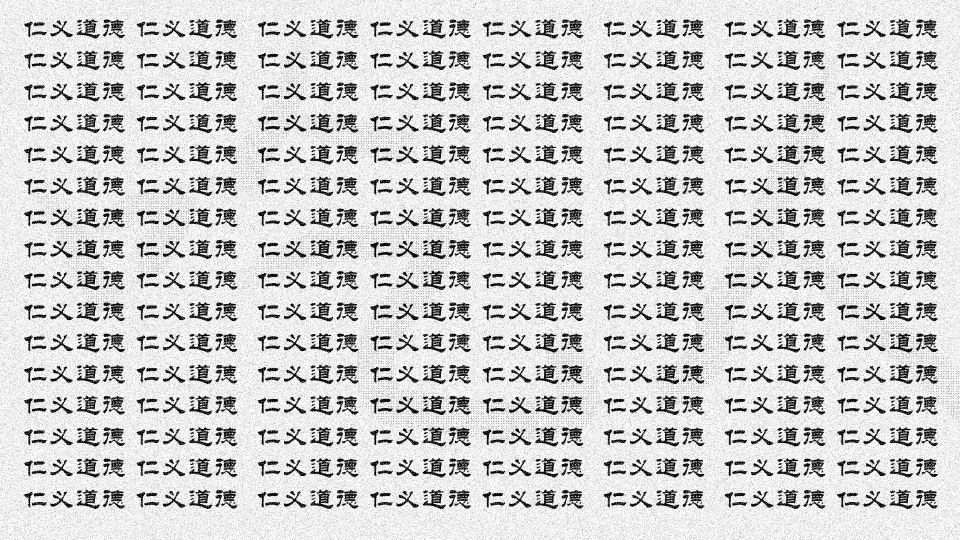
#> input picture 仁义道德/掺杂后.png, 1920 x 1080 px (shown at 1/2 size)
$ python parse_by_pil.py '仁义道德/掺杂后.png' out.png
#> lines starting #> are read from the running program, lines starting #| are printed output that depends on the picture
import sys
from PIL import Image

img=Image.open(sys.argv[1])
#> img is the input picture: PIL image 1920x1080 RGB; min 0, max 255, mean 205.4

img = img.resize((192, 108), Image.NEAREST)
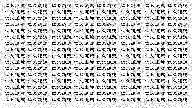
#> img: PIL image 192x108 RGB; min 0, max 255, mean 203.9
img.save(sys.argv[2])
